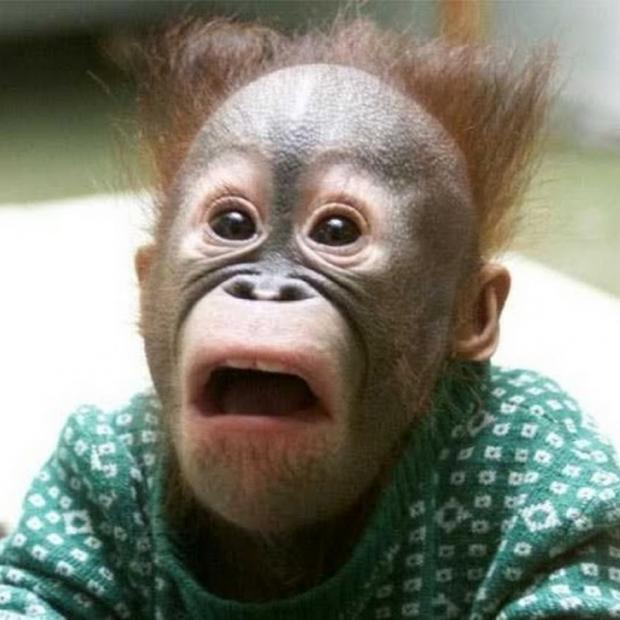
#> input picture Task6/Data/shocked_monkey.jpg, 620 x 620 px, found by its file name
$ jupyter execute --allow-errors eminee.ipynb   (older library calls are emulated)
#> lines starting #> are read from the running program, lines starting #| are printed output that depends on the picture; after the words box and inside, x2 and y2 are one past the last pixel; in counts of white or black regions, pixels touching at a corner belong together
1) Import neccessary libraries

[cell 1]
import cv2
import matplotlib.pyplot as plt
import numpy as np

2) Use cv2 and matplotlib to read and display the 'monkey_image'.

[cell 2]
def show_image(image, title="Görüntü", cmap=None):
    plt.imshow(image, cmap=cmap)
    plt.title(title)
    plt.axis('off')
    plt.show()

3) Correct the color type to RGB using cv2 and show the result

[cell 3]
monkey_image = cv2.imread('shocked_monkey.jpg')
#> monkey_image is the input picture: shape (620, 620, 3); mean B, G, R 115.3, 128.2, 127.9


monkey_image_rgb = cv2.cvtColor(monkey_image, cv2.COLOR_BGR2RGB)

show_image(monkey_image_rgb, title="Orijinal Monkey Görüntüsü (RGB)")

4) Use slicing to set the RED and GREEN channels of the picture to 0 and use the imshow() to show the isoleted blue channel.

#> (a cell that did not finish here is left out)

5) Open the "shocked_guy" image and display it in the notebook. Make sure to correct for the RGB order. Try to read and correct RGB in same line

[cell 5]
shocked_guy = cv2.cvtColor(cv2.imread('shocked_guy.png'), cv2.COLOR_BGR2RGB)
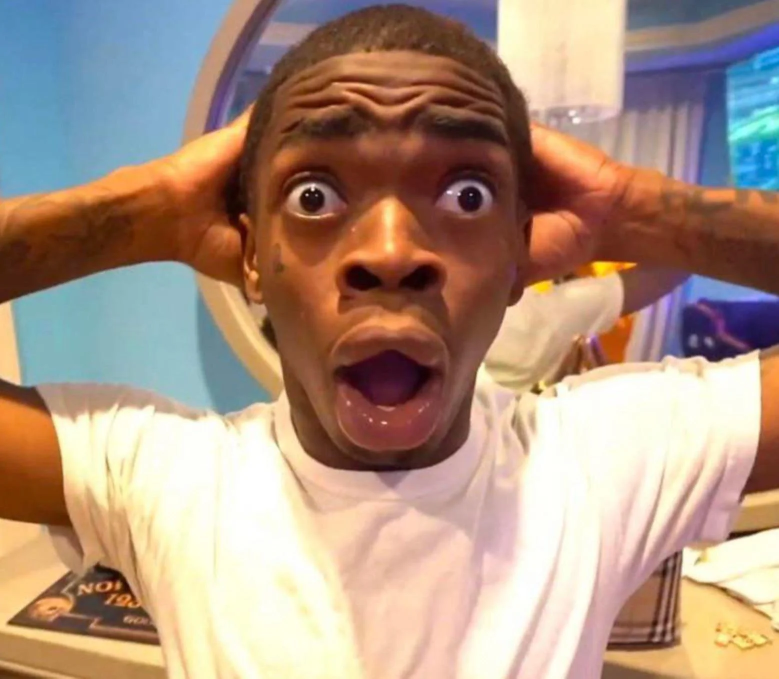
#> input picture Task6/Data/shocked_guy.png, 1558 x 1357 px, found by its file name (shown at 1/2 size)


show_image(shocked_guy, title="Shocked Guy (RGB)")

6) Flip the image upside down and display it in the notebook.

[cell 6]
flipped_image = cv2.flip(shocked_guy, 0)
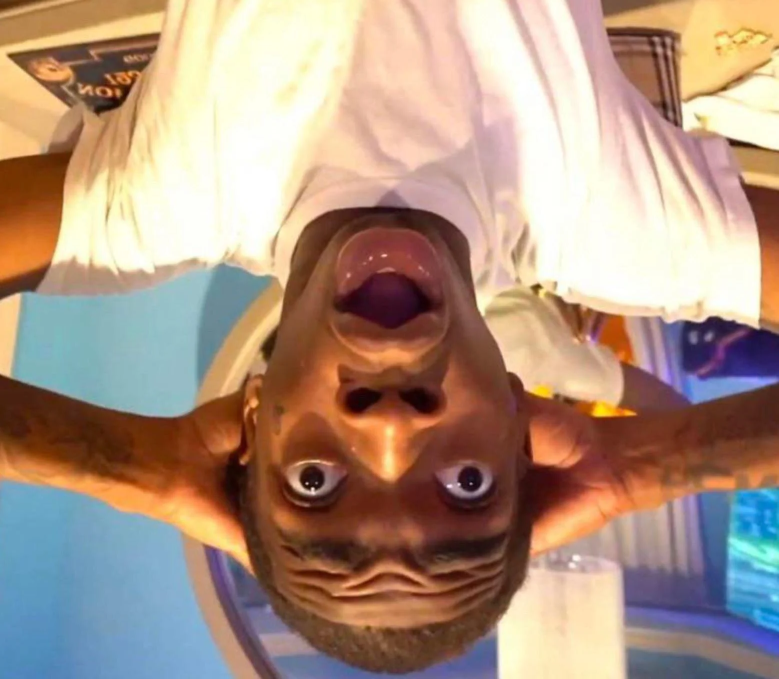
#> flipped_image: shape (1357, 1558, 3) (shown at 1/2 size); mean R, G, B 173.3, 147.4, 129.9


show_image(flipped_image, title="Ters Çevrilmiş Görüntü")

7) Copy the image and draw an empty RED rectangle around the human face on coppied image and display the image in the notebook.

[cell 7]
shocked_guy_copy = shocked_guy.copy()


start_point = (300, 50)
end_point = (1100, 1100)


cv2.rectangle(shocked_guy_copy, start_point, end_point, (255, 0, 0), 3)
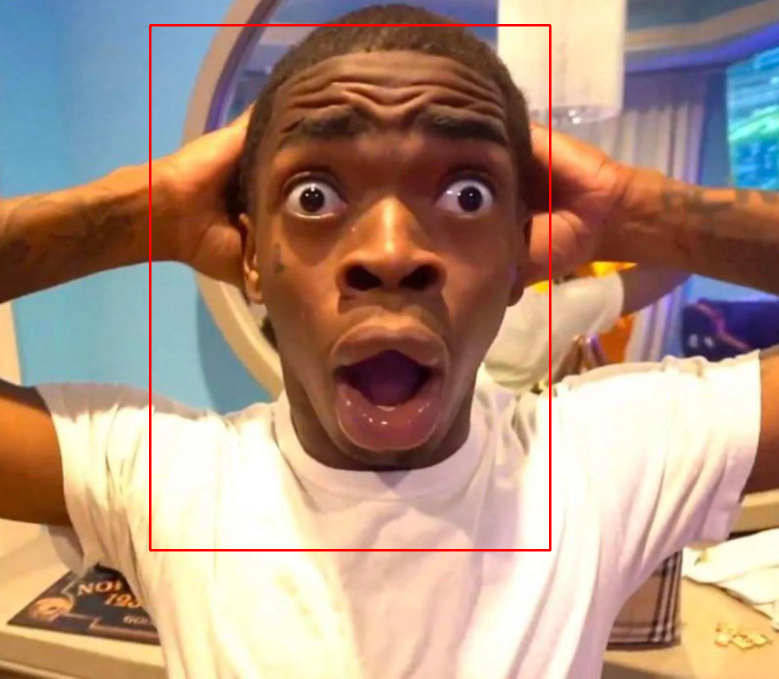
#> shocked_guy_copy: shape (1357, 1558, 3) (shown at 1/2 size); mean R, G, B 173.8, 145.8, 128.5


show_image(shocked_guy_copy, title="Yüzün Etrafında Kırmızı Dikdörtgen")

8) Open the "shocked_cat" image and display it in the notebook as black and white

[cell 8]
shocked_cat = cv2.imread('shocked_cat.jpg', cv2.IMREAD_GRAYSCALE)
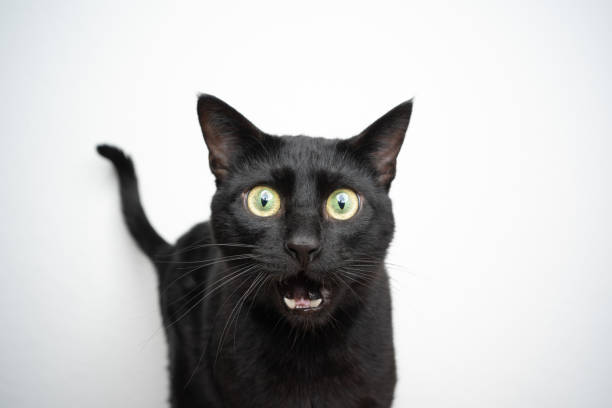
#> input picture Task6/Data/shocked_cat.jpg, 612 x 408 px, found by its file name
#> shocked_cat: shape (408, 612); min 0, max 255, mean 192.1


show_image(shocked_cat, title="Shocked Cat (Siyah Beyaz)", cmap="gray")

9)Apply a binary 'gray' threshold onto the image.

[cell 9]
_, binary_image = cv2.threshold(shocked_cat, 127, 255, cv2.THRESH_BINARY)
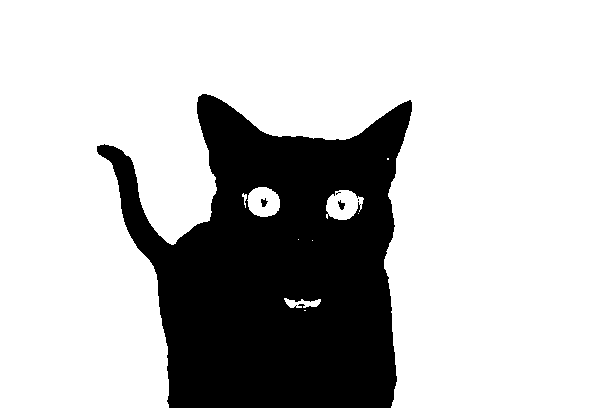
#> binary_image: shape (408, 612); 75.5% white; 5 black regions (2 under 20 px), largest, box (x1, y1, x2, y2) and area: (97, 94, 412, 408) 61150, (338, 200, 345, 210) 40, (261, 198, 268, 207) 38

show_image(binary_image, title="Binary Threshold Sonucu", cmap="gray")
